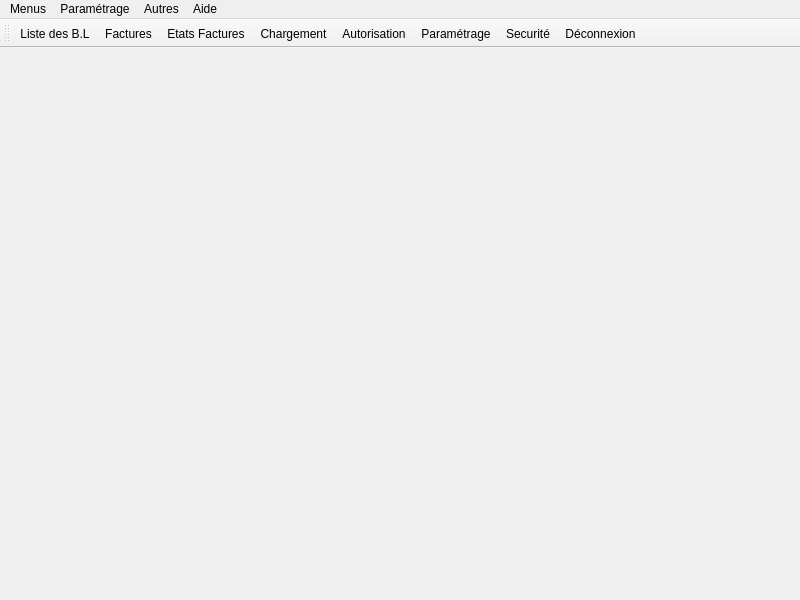
<?xml version="1.0" encoding="UTF-8"?>
<ui version="4.0">
 <class>MainWindow</class>
 <widget class="QMainWindow" name="MainWindow">
  <property name="geometry">
   <rect>
    <x>0</x>
    <y>0</y>
    <width>800</width>
    <height>600</height>
   </rect>
  </property>
  <property name="windowTitle">
   <string>MainWindow</string>
  </property>
  <widget class="QWidget" name="centralwidget">
   <property name="styleSheet">
    <string notr="true">#centralwidget{
	border-image: url(:/images/cimfaso);
}</string>
   </property>
   <layout class="QVBoxLayout" name="verticalLayout">
    <property name="leftMargin">
     <number>3</number>
    </property>
    <property name="topMargin">
     <number>3</number>
    </property>
    <property name="rightMargin">
     <number>3</number>
    </property>
    <property name="bottomMargin">
     <number>3</number>
    </property>
   </layout>
  </widget>
  <widget class="QMenuBar" name="menubar">
   <property name="geometry">
    <rect>
     <x>0</x>
     <y>0</y>
     <width>800</width>
     <height>20</height>
    </rect>
   </property>
   <widget class="QMenu" name="menuOutils">
    <property name="title">
     <string>Menus</string>
    </property>
    <addaction name="actionListe_des_B_L"/>
    <addaction name="actionFactures"/>
    <addaction name="actionSecurit"/>
    <addaction name="actionEtats_Factures"/>
    <addaction name="actionChargement"/>
    <addaction name="actionAutorisation"/>
   </widget>
   <widget class="QMenu" name="menuAide">
    <property name="title">
     <string>Aide</string>
    </property>
    <addaction name="actionA_Propos"/>
   </widget>
   <widget class="QMenu" name="menuParam_trage">
    <property name="title">
     <string>Paramétrage</string>
    </property>
    <addaction name="actionTransporteur"/>
    <addaction name="actionDestination"/>
    <addaction name="actionTaxes"/>
   </widget>
   <widget class="QMenu" name="menuAutres">
    <property name="title">
     <string>Autres</string>
    </property>
    <addaction name="actionTaille_de_police"/>
    <addaction name="actionDeconnexion"/>
   </widget>
   <addaction name="menuOutils"/>
   <addaction name="menuParam_trage"/>
   <addaction name="menuAutres"/>
   <addaction name="menuAide"/>
  </widget>
  <widget class="QToolBar" name="toolBar">
   <property name="windowTitle">
    <string>toolBar</string>
   </property>
   <property name="toolButtonStyle">
    <enum>Qt::ToolButtonTextUnderIcon</enum>
   </property>
   <attribute name="toolBarArea">
    <enum>TopToolBarArea</enum>
   </attribute>
   <attribute name="toolBarBreak">
    <bool>false</bool>
   </attribute>
   <addaction name="actionListe_des_B_L"/>
   <addaction name="actionFactures"/>
   <addaction name="actionEtats_Factures"/>
   <addaction name="actionChargement"/>
   <addaction name="actionAutorisation"/>
   <addaction name="actionParam_trage"/>
   <addaction name="actionSecurit"/>
   <addaction name="actionDeconnexion"/>
  </widget>
  <action name="actionListe_des_B_L">
   <property name="icon">
    <iconset resource="ressources/images.qrc">
     <normaloff>:/images/bl.png</normaloff>:/images/bl.png</iconset>
   </property>
   <property name="text">
    <string>Liste des B.L</string>
   </property>
  </action>
  <action name="actionTaille_de_police">
   <property name="text">
    <string>Taille de police</string>
   </property>
  </action>
  <action name="actionTransporteur">
   <property name="text">
    <string>Transporteur</string>
   </property>
  </action>
  <action name="actionDestination">
   <property name="text">
    <string>Destination</string>
   </property>
  </action>
  <action name="actionFactures">
   <property name="icon">
    <iconset resource="ressources/images.qrc">
     <normaloff>:/images/bll2.png</normaloff>:/images/bll2.png</iconset>
   </property>
   <property name="text">
    <string>Factures</string>
   </property>
  </action>
  <action name="actionTaxes">
   <property name="text">
    <string>Taxes</string>
   </property>
  </action>
  <action name="actionA_Propos">
   <property name="text">
    <string>A Propos</string>
   </property>
  </action>
  <action name="actionSecurit">
   <property name="icon">
    <iconset resource="ressources/images.qrc">
     <normaloff>:/images/security.png</normaloff>:/images/security.png</iconset>
   </property>
   <property name="text">
    <string>Securité</string>
   </property>
  </action>
  <action name="actionDeconnexion">
   <property name="icon">
    <iconset resource="ressources/images.qrc">
     <normaloff>:/images/deconnexion.png</normaloff>:/images/deconnexion.png</iconset>
   </property>
   <property name="text">
    <string>Déconnexion</string>
   </property>
  </action>
  <action name="actionParam_trage">
   <property name="icon">
    <iconset resource="ressources/images.qrc">
     <normaloff>:/images/setting_icon.png</normaloff>:/images/setting_icon.png</iconset>
   </property>
   <property name="text">
    <string>Paramétrage</string>
   </property>
  </action>
  <action name="actionEtats_Factures">
   <property name="icon">
    <iconset resource="ressources/images.qrc">
     <normaloff>:/images/trend.png</normaloff>:/images/trend.png</iconset>
   </property>
   <property name="text">
    <string>Etats Factures</string>
   </property>
  </action>
  <action name="actionChargement">
   <property name="text">
    <string>Chargement</string>
   </property>
  </action>
  <action name="actionAutorisation">
   <property name="text">
    <string>Autorisation</string>
   </property>
  </action>
 </widget>
 <resources>
  <include location="ressources/images.qrc"/>
 </resources>
 <connections/>
</ui>
